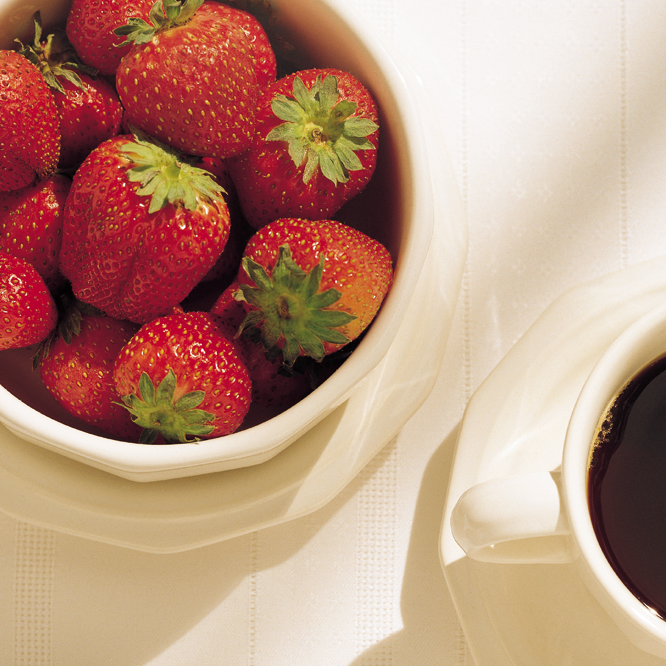
#> input picture img/strawberries.tif, 666 x 666 px
$ python high_pass_low_pass_filtering.py
#> lines starting #> are read from the running program, lines starting #| are printed output that depends on the picture
import numpy as np
import matplotlib.pyplot as plt
from PIL import Image
import cv2

def apply_frequency_domain_filtering(image_path):
#> called with image_path = '../../img/strawberries.tif'
    try:
        img = cv2.imread(image_path)
#> img is the input picture: shape (666, 666, 3); mean B, G, R 126.5, 145.9, 186.3
        if img is None:
            img = np.array(Image.open(image_path))
            # Convert from RGB to BGR for OpenCV compatibility
            img = img[:, :, ::-1]
    except Exception as e:
        print(f"Error loading image: {e}")
        return

    # Convert BGR to RGB for display
    img_rgb = cv2.cvtColor(img, cv2.COLOR_BGR2RGB)

    # Split into channels
    b, g, r = cv2.split(img)
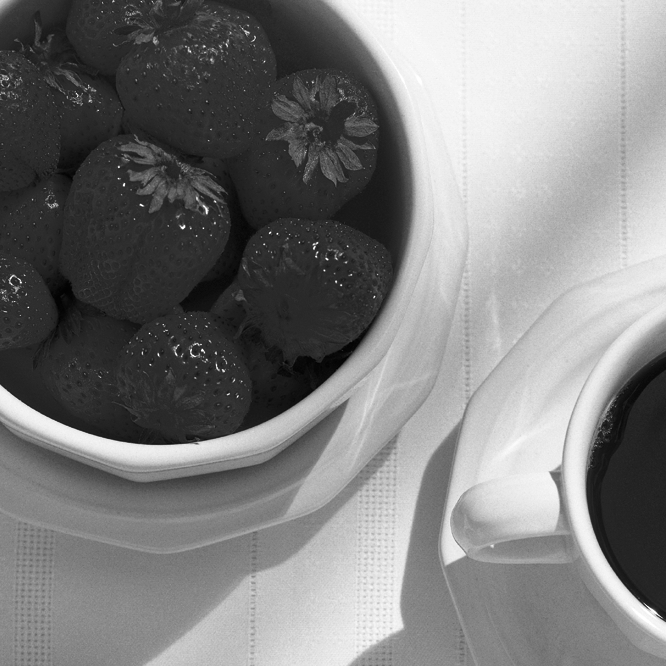
#> b: shape (666, 666); min 2, max 255, mean 126.5
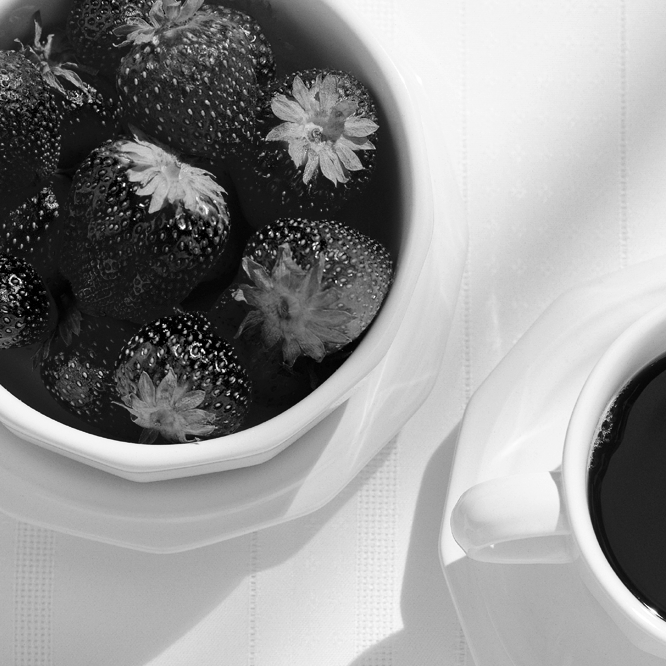
#> g: shape (666, 666); min 0, max 255, mean 145.9
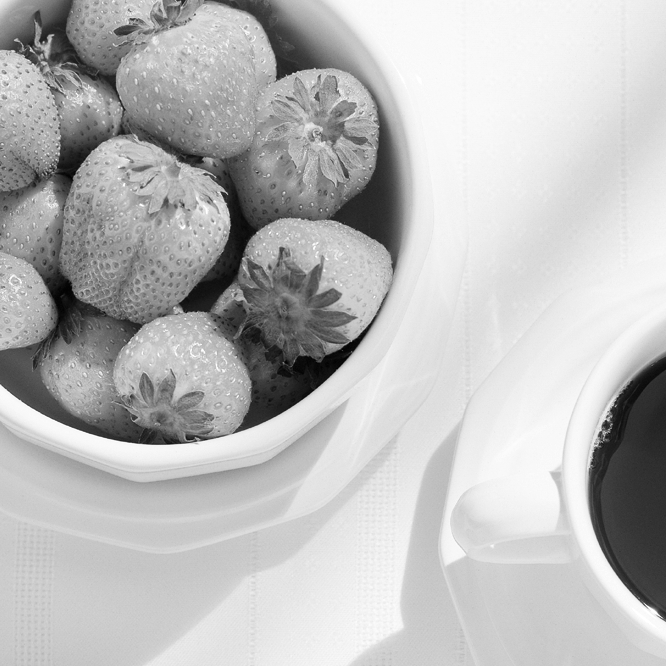
#> r: shape (666, 666); min 2, max 255, mean 186.3
    channels = [b, g, r]
    channel_names = ['Blue', 'Green', 'Red']


    # Parameters for filters
    rows, cols = img.shape[:2]
#> rows = 666; cols = 666
    crow, ccol = rows // 2, cols // 2  # Center of the frequency domain
#> crow = 333; ccol = 333

    # Define radius values for filters (can be adjusted)
    low_pass_radius = min(rows, cols) // 8
#> low_pass_radius = 83
    high_pass_radius = min(rows, cols) // 4
#> high_pass_radius = 166

    # Process each channel
    high_pass_results = []
    low_pass_results = []

    for i, (channel, name) in enumerate(zip(channels, channel_names)):
        # Apply padding (optimal for Fourier Transform)
        padded = np.zeros((rows, cols), dtype=np.float32)
        padded[:rows, :cols] = channel

        # Perform DFT
        dft = cv2.dft(np.float32(padded), flags=cv2.DFT_COMPLEX_OUTPUT)
        dft_shift = np.fft.fftshift(dft)

        # Calculate magnitude spectrum for visualization (log scale)
        magnitude_spectrum = 20 * np.log(cv2.magnitude(dft_shift[:, :, 0], dft_shift[:, :, 1]) + 1)

        # Create high-pass filter mask (Gaussian)
        high_pass_mask = np.ones((rows, cols, 2), np.float32)
        for x in range(rows):
            for y in range(cols):
                distance = np.sqrt((x - crow) ** 2 + (y - ccol) ** 2)
                high_pass_mask[x, y] = 1 - np.exp(-(distance ** 2) / (2 * high_pass_radius ** 2))

        # Create low-pass filter mask (Gaussian)
        low_pass_mask = np.zeros((rows, cols, 2), np.float32)
        for x in range(rows):
            for y in range(cols):
                distance = np.sqrt((x - crow) ** 2 + (y - ccol) ** 2)
                low_pass_mask[x, y] = np.exp(-(distance ** 2) / (2 * low_pass_radius ** 2))

        # Apply high-pass filter
        high_pass_result = dft_shift * high_pass_mask
        high_pass_ishift = np.fft.ifftshift(high_pass_result)
        high_pass_img = cv2.idft(high_pass_ishift, flags=cv2.DFT_SCALE | cv2.DFT_REAL_OUTPUT)
        high_pass_img = np.clip(high_pass_img, 0, 255).astype(np.uint8)
        high_pass_results.append(high_pass_img)

        # Apply low-pass filter
        low_pass_result = dft_shift * low_pass_mask
        low_pass_ishift = np.fft.ifftshift(low_pass_result)
        low_pass_img = cv2.idft(low_pass_ishift, flags=cv2.DFT_SCALE | cv2.DFT_REAL_OUTPUT)
        low_pass_img = np.clip(low_pass_img, 0, 255).astype(np.uint8)
        low_pass_results.append(low_pass_img)
#> this loop made 3 passes
#> name on passes 1 to 3: 'Blue', 'Green', 'Red'
#> pass 1, in apply_frequency_domain_filtering, `magnitude_spectrum = 20 * np.log(cv2.magnitude(dft_shift[:, :, 0], dft..`:
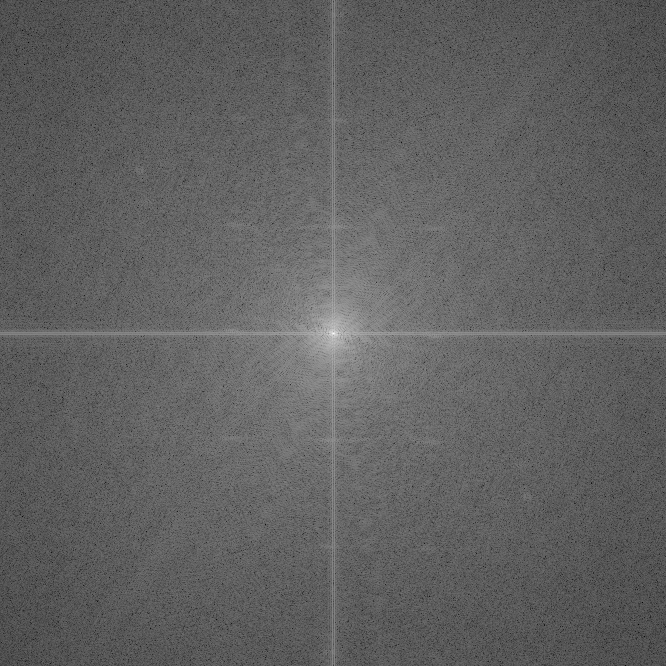
#> magnitude_spectrum: shape (666, 666) float32; min 40.41, max 356.9, mean 160.6; drawn with min black and max white
#> pass 1, in apply_frequency_domain_filtering, `high_pass_img = cv2.idft(high_pass_ishift, flags=cv2.DFT_SCALE | cv2.D..`:
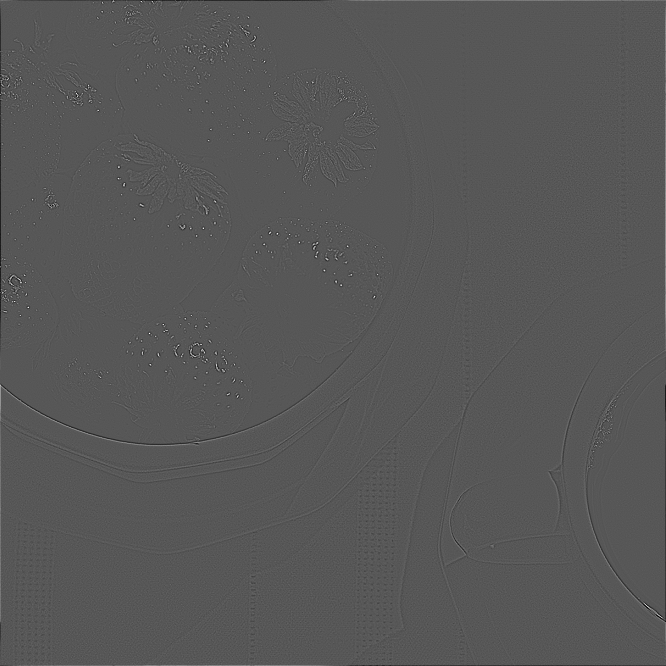
#> high_pass_img: shape (666, 666) float32; min -58.96, max 113.1, mean 0; drawn with min black and max white
#> pass 1, in apply_frequency_domain_filtering, `high_pass_img = np.clip(high_pass_img, 0, 255).astype(np.uint8)`:
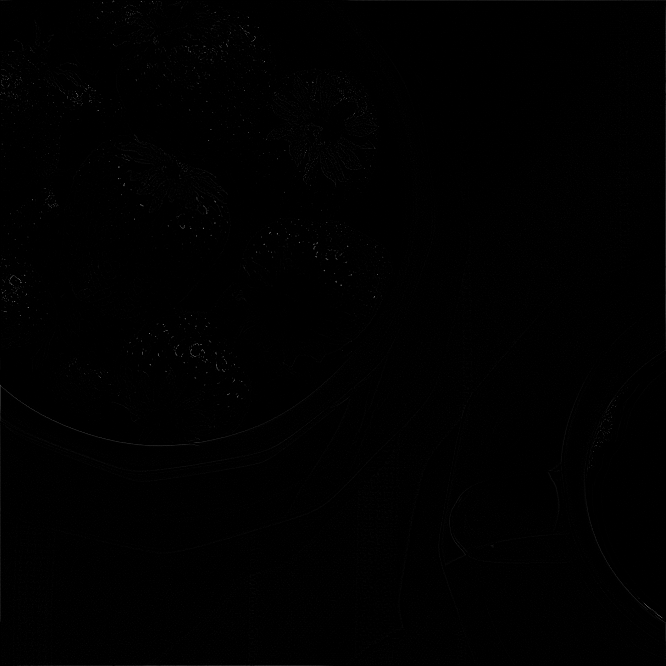
#> high_pass_img: shape (666, 666); min 0, max 113, mean 0.7
#> after the loop, high_pass_results = 3 items; low_pass_results = 3 items

    # Reconstruct and visualize filtered images
    high_pass_img = cv2.merge(high_pass_results)
#> high_pass_img: shape (666, 666, 3)
    low_pass_img = cv2.merge(low_pass_results)

    # Display original and filtered images side by side
    plt.figure(figsize=(15, 5))
    plt.subplot(1, 3, 1)
    plt.imshow(img_rgb)
    plt.title('Original Image')
    plt.axis('off')

    plt.subplot(1, 3, 2)
    plt.imshow(cv2.cvtColor(high_pass_img, cv2.COLOR_BGR2RGB))
    plt.title('High-Pass Filter (Edge Enhancement)')
    plt.axis('off')

    plt.subplot(1, 3, 3)
    plt.imshow(cv2.cvtColor(low_pass_img, cv2.COLOR_BGR2RGB))
    plt.title('Low-Pass Filter (Smoothing)')
    plt.axis('off')

    plt.tight_layout()
    plt.show()
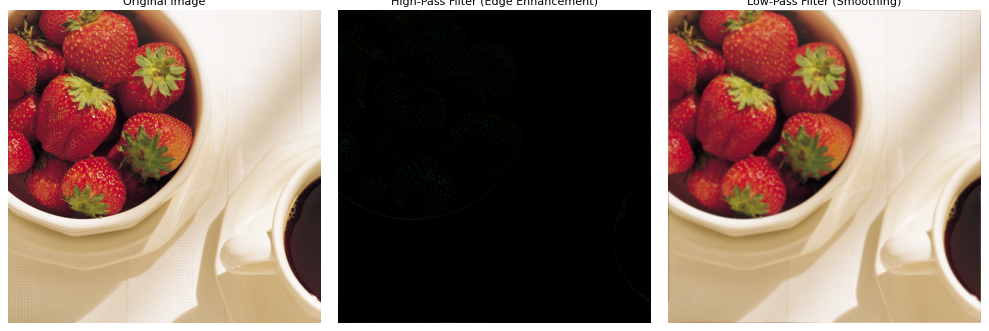
#> figure drawn by matplotlib, 3 panels

image_path = "../../img/strawberries.tif"
apply_frequency_domain_filtering(image_path)

$ run again, with img/dowels.tif copied over img/strawberries.tif
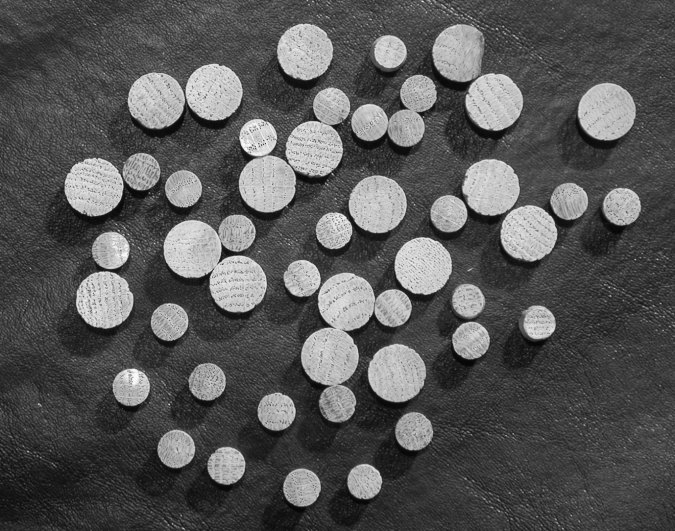
#> input picture img/dowels.tif, 675 x 531 px
#> in apply_frequency_domain_filtering, img is the input picture: shape (531, 675, 3); min 2, max 255, mean 86.9
#> the loop in apply_frequency_domain_filtering, `for i, (channel, name) in enumerate(zip(channels, channel_names)):` made 3 passes
#> name on passes 1 to 3: 'Blue', 'Green', 'Red'
#> pass 1, in apply_frequency_domain_filtering, `high_pass_img = cv2.idft(high_pass_ishift, flags=cv2.DFT_SCALE | cv2.D..`:
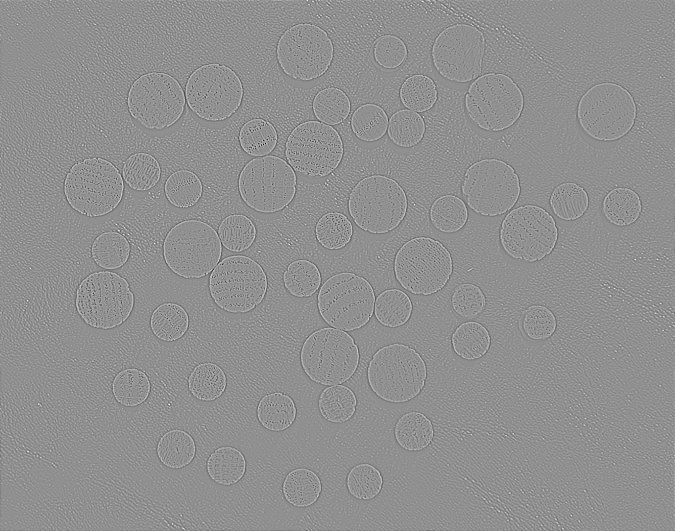
#> high_pass_img: shape (531, 675) float32; min -108.8, max 83.26, mean 0; drawn with min black and max white
#> pass 1, in apply_frequency_domain_filtering, `low_pass_img = cv2.idft(low_pass_ishift, flags=cv2.DFT_SCALE | cv2.DFT..`:
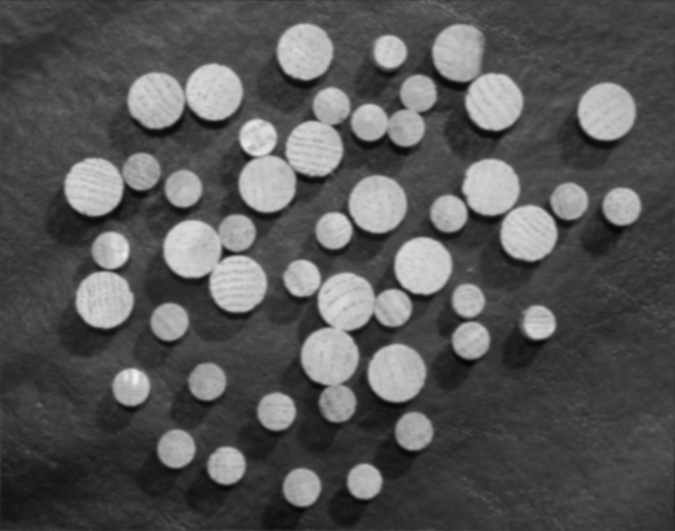
#> low_pass_img: shape (531, 675) float32; min 7.51, max 242.5, mean 86.9
#> after the loop in apply_frequency_domain_filtering, `for i, (channel, name) in enumerate(zip(channels, channel_names)):`: high_pass_results = 3 items

$ run again, with img/rice.tif copied over img/strawberries.tif
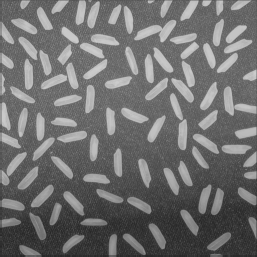
#> input picture img/rice.tif, 257 x 257 px
#> in apply_frequency_domain_filtering, img is the input picture: shape (257, 257, 3); min 40, max 205, mean 111
#> the loop in apply_frequency_domain_filtering, `for i, (channel, name) in enumerate(zip(channels, channel_names)):` made 3 passes
#> name on passes 1 to 3: 'Blue', 'Green', 'Red'
#> pass 1, in apply_frequency_domain_filtering, `high_pass_img = np.clip(high_pass_img, 0, 255).astype(np.uint8)`:
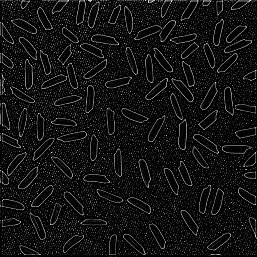
#> high_pass_img: shape (257, 257); min 0, max 27, mean 1.9; drawn with min black and max white
#> pass 1, in apply_frequency_domain_filtering, `low_pass_img = cv2.idft(low_pass_ishift, flags=cv2.DFT_SCALE | cv2.DFT..`:
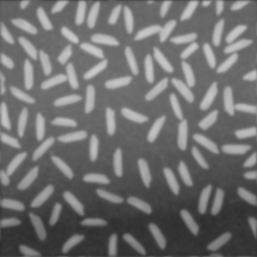
#> low_pass_img: shape (257, 257) float32; min 46.73, max 201.8, mean 111
#> after the loop in apply_frequency_domain_filtering, `for i, (channel, name) in enumerate(zip(channels, channel_names)):`: high_pass_results = 3 items

$ run again, with img/baboon.png saved as img/strawberries.tif
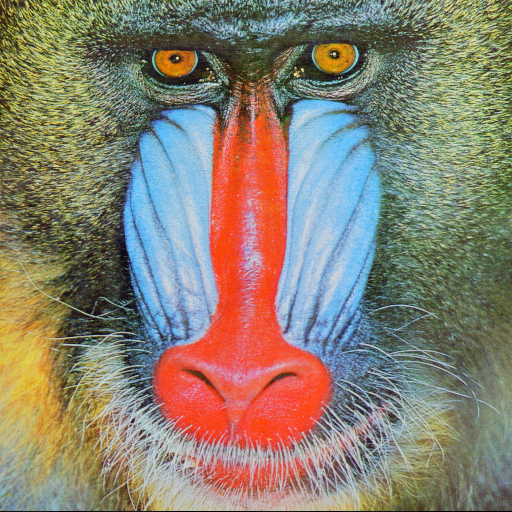
#> input picture img/baboon.png, 512 x 512 px
#> in apply_frequency_domain_filtering, img is the input picture: shape (512, 512, 3); mean B, G, R 113.1, 128.9, 137.4
#> the loop in apply_frequency_domain_filtering, `for i, (channel, name) in enumerate(zip(channels, channel_names)):` made 3 passes
#> name on passes 1 to 3: 'Blue', 'Green', 'Red'
#> after the loop in apply_frequency_domain_filtering, `for i, (channel, name) in enumerate(zip(channels, channel_names)):`: high_pass_results = 3 items
#> in apply_frequency_domain_filtering, `plt.show()`:
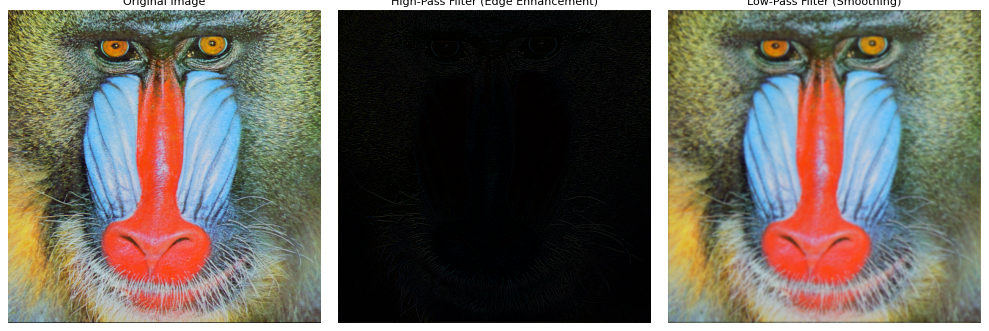
#> figure drawn by matplotlib, 3 panels
